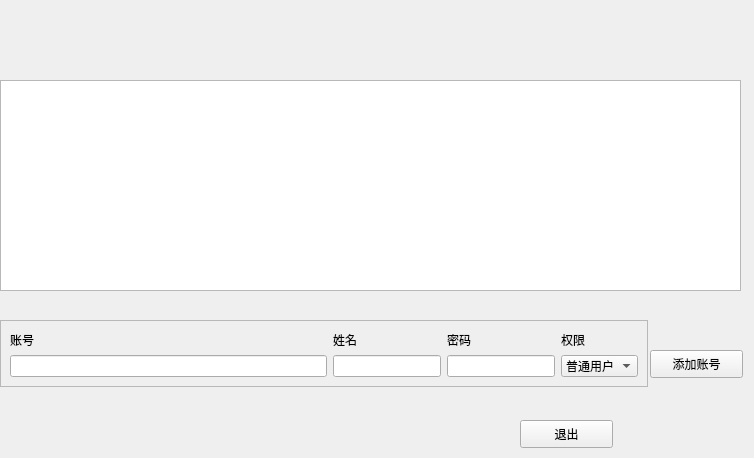
<?xml version="1.0" encoding="UTF-8"?>
<ui version="4.0">
 <class>Admin</class>
 <widget class="QWidget" name="Admin">
  <property name="geometry">
   <rect>
    <x>0</x>
    <y>0</y>
    <width>754</width>
    <height>458</height>
   </rect>
  </property>
  <property name="windowTitle">
   <string>Form</string>
  </property>
  <widget class="QTableView" name="tableView">
   <property name="geometry">
    <rect>
     <x>0</x>
     <y>80</y>
     <width>741</width>
     <height>211</height>
    </rect>
   </property>
  </widget>
  <widget class="QFrame" name="frame">
   <property name="geometry">
    <rect>
     <x>0</x>
     <y>320</y>
     <width>648</width>
     <height>67</height>
    </rect>
   </property>
   <property name="frameShape">
    <enum>QFrame::StyledPanel</enum>
   </property>
   <property name="frameShadow">
    <enum>QFrame::Raised</enum>
   </property>
   <layout class="QGridLayout" name="gridLayout">
    <item row="2" column="1" colspan="2">
     <widget class="QLineEdit" name="name"/>
    </item>
    <item row="0" column="1">
     <widget class="QLabel" name="label_2">
      <property name="text">
       <string>姓名</string>
      </property>
     </widget>
    </item>
    <item row="0" column="0">
     <widget class="QLabel" name="label">
      <property name="text">
       <string>账号</string>
      </property>
     </widget>
    </item>
    <item row="2" column="5">
     <widget class="QComboBox" name="ad">
      <item>
       <property name="text">
        <string>普通用户</string>
       </property>
      </item>
      <item>
       <property name="text">
        <string>管理员</string>
       </property>
      </item>
     </widget>
    </item>
    <item row="2" column="0">
     <widget class="QLineEdit" name="id"/>
    </item>
    <item row="0" column="5">
     <widget class="QLabel" name="label_4">
      <property name="text">
       <string>权限</string>
      </property>
     </widget>
    </item>
    <item row="2" column="3" colspan="2">
     <widget class="QLineEdit" name="password"/>
    </item>
    <item row="0" column="3">
     <widget class="QLabel" name="label_3">
      <property name="text">
       <string>密码</string>
      </property>
     </widget>
    </item>
   </layout>
  </widget>
  <widget class="QPushButton" name="add">
   <property name="geometry">
    <rect>
     <x>650</x>
     <y>350</y>
     <width>93</width>
     <height>28</height>
    </rect>
   </property>
   <property name="text">
    <string>添加账号</string>
   </property>
  </widget>
  <widget class="QPushButton" name="add_2">
   <property name="geometry">
    <rect>
     <x>520</x>
     <y>420</y>
     <width>93</width>
     <height>28</height>
    </rect>
   </property>
   <property name="text">
    <string>退出</string>
   </property>
  </widget>
 </widget>
 <resources/>
 <connections/>
</ui>
